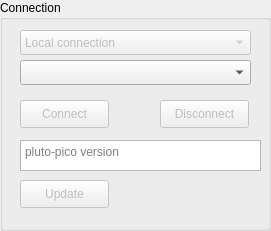
     <widget class="QGroupBox" name="gB_Connection">
      <property name="geometry">
       <rect>
        <x>10</x>
        <y>160</y>
        <width>271</width>
        <height>231</height>
       </rect>
      </property>
      <property name="title">
       <string>Connection</string>
      </property>
      <widget class="QComboBox" name="cB_ConnectionType">
       <property name="enabled">
        <bool>false</bool>
       </property>
       <property name="geometry">
        <rect>
         <x>20</x>
         <y>30</y>
         <width>231</width>
         <height>25</height>
        </rect>
       </property>
       <item>
        <property name="text">
         <string>Local connection</string>
        </property>
       </item>
      </widget>
      <widget class="QComboBox" name="cB_PortNumber">
       <property name="geometry">
        <rect>
         <x>20</x>
         <y>60</y>
         <width>231</width>
         <height>25</height>
        </rect>
       </property>
      </widget>
      <widget class="QPushButton" name="pB_Connect">
       <property name="enabled">
        <bool>false</bool>
       </property>
       <property name="geometry">
        <rect>
         <x>20</x>
         <y>100</y>
         <width>89</width>
         <height>28</height>
        </rect>
       </property>
       <property name="text">
        <string>Connect</string>
       </property>
       <property name="checkable">
        <bool>true</bool>
       </property>
      </widget>
      <widget class="QTextEdit" name="tE_pluto_pico_version">
       <property name="geometry">
        <rect>
         <x>20</x>
         <y>140</y>
         <width>241</width>
         <height>31</height>
        </rect>
       </property>
       <property name="html">
        <string>&lt;!DOCTYPE HTML PUBLIC &quot;-//W3C//DTD HTML 4.0//EN&quot; &quot;http://www.w3.org/TR/REC-html40/strict.dtd&quot;&gt;
&lt;html&gt;&lt;head&gt;&lt;meta name=&quot;qrichtext&quot; content=&quot;1&quot; /&gt;&lt;style type=&quot;text/css&quot;&gt;
p, li { white-space: pre-wrap; }
&lt;/style&gt;&lt;/head&gt;&lt;body style=&quot; font-family:'MS Shell Dlg 2'; font-size:8.25pt; font-weight:400; font-style:normal;&quot;&gt;
&lt;p style=&quot;-qt-paragraph-type:empty; margin-top:0px; margin-bottom:0px; margin-left:0px; margin-right:0px; -qt-block-indent:0; text-indent:0px; font-size:12pt;&quot;&gt;&lt;br /&gt;&lt;/p&gt;&lt;/body&gt;&lt;/html&gt;</string>
       </property>
       <property name="placeholderText">
        <string>pluto-pico version</string>
       </property>
      </widget>
      <widget class="QPushButton" name="pB_Disconnect">
       <property name="enabled">
        <bool>false</bool>
       </property>
       <property name="geometry">
        <rect>
         <x>160</x>
         <y>100</y>
         <width>89</width>
         <height>28</height>
        </rect>
       </property>
       <property name="text">
        <string>Disconnect</string>
       </property>
       <property name="checkable">
        <bool>true</bool>
       </property>
      </widget>
      <widget class="QPushButton" name="pB_Update">
       <property name="enabled">
        <bool>false</bool>
       </property>
       <property name="geometry">
        <rect>
         <x>20</x>
         <y>180</y>
         <width>89</width>
         <height>28</height>
        </rect>
       </property>
       <property name="text">
        <string>Update</string>
       </property>
       <property name="checkable">
        <bool>true</bool>
       </property>
      </widget>
     </widget>
